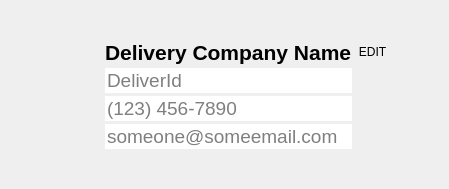
                <widget class="QFrame" name="frame_37">
                 <property name="styleSheet">
                  <string notr="true">QFrame{border:none}</string>
                 </property>
                 <property name="frameShape">
                  <enum>QFrame::StyledPanel</enum>
                 </property>
                 <property name="frameShadow">
                  <enum>QFrame::Raised</enum>
                 </property>
                 <layout class="QHBoxLayout" name="horizontalLayout_23" stretch="2,2,10,2">
                  <property name="spacing">
                   <number>0</number>
                  </property>
                  <property name="leftMargin">
                   <number>10</number>
                  </property>
                  <property name="topMargin">
                   <number>10</number>
                  </property>
                  <property name="rightMargin">
                   <number>10</number>
                  </property>
                  <property name="bottomMargin">
                   <number>10</number>
                  </property>
                  <item>
                   <spacer name="horizontalSpacer_14">
                    <property name="orientation">
                     <enum>Qt::Horizontal</enum>
                    </property>
                    <property name="sizeHint" stdset="0">
                     <size>
                      <width>40</width>
                      <height>20</height>
                     </size>
                    </property>
                   </spacer>
                  </item>
                  <item>
                   <widget class="QLabel" name="label_50">
                    <property name="maximumSize">
                     <size>
                      <width>200</width>
                      <height>200</height>
                     </size>
                    </property>
                    <property name="text">
                     <string/>
                    </property>
                    <property name="pixmap">
                     <pixmap resource="resources.qrc">:/Images/circle.png</pixmap>
                    </property>
                    <property name="scaledContents">
                     <bool>true</bool>
                    </property>
                   </widget>
                  </item>
                  <item>
                   <widget class="QFrame" name="frame_28">
                    <property name="frameShape">
                     <enum>QFrame::StyledPanel</enum>
                    </property>
                    <property name="frameShadow">
                     <enum>QFrame::Raised</enum>
                    </property>
                    <layout class="QGridLayout" name="gridLayout" columnstretch="2,2,1">
                     <property name="leftMargin">
                      <number>10</number>
                     </property>
                     <property name="topMargin">
                      <number>30</number>
                     </property>
                     <property name="rightMargin">
                      <number>10</number>
                     </property>
                     <property name="bottomMargin">
                      <number>30</number>
                     </property>
                     <property name="verticalSpacing">
                      <number>3</number>
                     </property>
                     <item row="1" column="0">
                      <widget class="QLineEdit" name="lineEdit_3">
                       <property name="enabled">
                        <bool>true</bool>
                       </property>
                       <property name="maximumSize">
                        <size>
                         <width>300</width>
                         <height>16777215</height>
                        </size>
                       </property>
                       <property name="font">
                        <font>
                         <family>Helvetica</family>
                         <pointsize>14</pointsize>
                        </font>
                       </property>
                       <property name="styleSheet">
                        <string notr="true">border:none;</string>
                       </property>
                       <property name="readOnly">
                        <bool>false</bool>
                       </property>
                       <property name="placeholderText">
                        <string>DeliverId</string>
                       </property>
                       <property name="clearButtonEnabled">
                        <bool>false</bool>
                       </property>
                      </widget>
                     </item>
                     <item row="0" column="1">
                      <spacer name="horizontalSpacer_13">
                       <property name="orientation">
                        <enum>Qt::Horizontal</enum>
                       </property>
                       <property name="sizeHint" stdset="0">
                        <size>
                         <width>40</width>
                         <height>20</height>
                        </size>
                       </property>
                      </spacer>
                     </item>
                     <item row="3" column="0">
                      <widget class="QLineEdit" name="lineEdit_4">
                       <property name="enabled">
                        <bool>false</bool>
                       </property>
                       <property name="maximumSize">
                        <size>
                         <width>300</width>
                         <height>16777215</height>
                        </size>
                       </property>
                       <property name="font">
                        <font>
                         <family>Helvetica</family>
                         <pointsize>14</pointsize>
                        </font>
                       </property>
                       <property name="styleSheet">
                        <string notr="true">border:none;</string>
                       </property>
                       <property name="readOnly">
                        <bool>false</bool>
                       </property>
                       <property name="placeholderText">
                        <string>someone@someemail.com</string>
                       </property>
                      </widget>
                     </item>
                     <item row="0" column="0">
                      <widget class="QLabel" name="label_51">
                       <property name="maximumSize">
                        <size>
                         <width>300</width>
                         <height>16777215</height>
                        </size>
                       </property>
                       <property name="font">
                        <font>
                         <family>Helvetica</family>
                         <pointsize>16</pointsize>
                         <weight>75</weight>
                         <bold>true</bold>
                        </font>
                       </property>
                       <property name="text">
                        <string>Delivery Company Name</string>
                       </property>
                      </widget>
                     </item>
                     <item row="2" column="0">
                      <widget class="QLineEdit" name="lineEdit_2">
                       <property name="enabled">
                        <bool>true</bool>
                       </property>
                       <property name="maximumSize">
                        <size>
                         <width>300</width>
                         <height>16777215</height>
                        </size>
                       </property>
                       <property name="font">
                        <font>
                         <family>Helvetica</family>
                         <pointsize>14</pointsize>
                        </font>
                       </property>
                       <property name="styleSheet">
                        <string notr="true">border:none;</string>
                       </property>
                       <property name="readOnly">
                        <bool>true</bool>
                       </property>
                       <property name="placeholderText">
                        <string>(123) 456-7890</string>
                       </property>
                      </widget>
                     </item>
                     <item row="0" column="2">
                      <widget class="QPushButton" name="pushButton">
                       <property name="styleSheet">
                        <string notr="true">border:none;</string>
                       </property>
                       <property name="text">
                        <string>EDIT</string>
                       </property>
                      </widget>
                     </item>
                    </layout>
                   </widget>
                  </item>
                  <item>
                   <spacer name="horizontalSpacer_15">
                    <property name="orientation">
                     <enum>Qt::Horizontal</enum>
                    </property>
                    <property name="sizeHint" stdset="0">
                     <size>
                      <width>40</width>
                      <height>20</height>
                     </size>
                    </property>
                   </spacer>
                  </item>
                 </layout>
                </widget>
